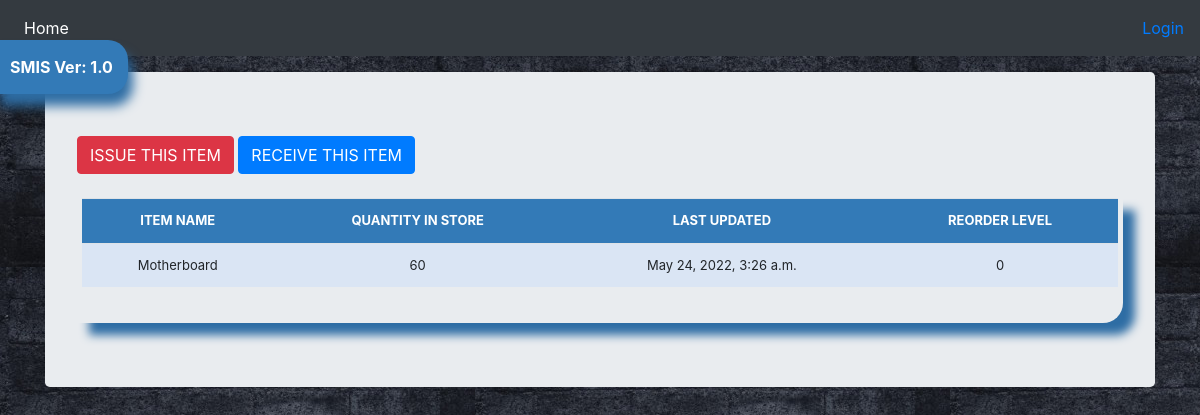
Screenshot of /stock_detail/17/ with the database file from the repository.
### stockmgmgt/models.py (models this page shows, shortened)
class Stock(models.Model):
    category = models.ForeignKey(Category, on_delete=models.CASCADE, blank=True)
    item_name = models.CharField(max_length=50, blank=True, null=True)
    quantity = models.IntegerField(default='0', blank=False, null=True)
    receive_quantity = models.IntegerField(default='0', blank=True, null=True)
    receive_by = models.CharField(max_length=50, blank=True, null=True)
    issue_quantity = models.IntegerField(
        default='0', blank=True, null=True)
    issue_by = models.CharField(max_length=50, blank=True, null=True)
    issue_to = models.CharField(max_length=50, blank=True, null=True)
    phone_number = models.CharField(max_length=50, blank=True, null=True)
    created_by = models.CharField(max_length=50, blank=True, null=True)
    reorder_level = models.IntegerField(default='0', blank=True, null=True)
    last_updated = models.DateTimeField(auto_now_add=False, auto_now=True)
    timestamp = models.DateTimeField(auto_now_add=True, auto_now=False)

### stockmgmgt/views.py (the view)
# urls.py: path('stock_detail/<str:pk>/', views.stock_detail, name="stock_detail"),
def stock_detail(request, pk):
    queryset = Stock.objects.get(id=pk)
    context = {
        "queryset": queryset,
    }
    return render(request, "stock_detail.html", context)

### stockmgmgt/templates/stock_detail.html (shortened to what this page needs)
{% load static %}
<!DOCTYPE html>
<html lang="en">
  <head>
    <link href="{% static 'js/jquery-ui-1.12.1/jquery-ui.min.css' %}" rel="stylesheet">
    <link href="{% static 'js/jquery-ui-1.12.1/jquery-ui.structure.min.css' %}" rel="stylesheet">
    <link href="{% static 'js/jquery-ui-1.12.1/jquery-ui.theme.min.css' %}" rel="stylesheet">
    <link href="{% static '../static/css/stylesheet.css' %}" rel="stylesheet" />
    <link href="{% static '../static/css/bootstrap.min.css' %}" rel="stylesheet" />
    <link href="{% static 'css/navbar-top-fixed.css' %}" rel="stylesheet" />
  </head>
  <body>
    {% include 'navbar.html' %}
    <main role="main" class="container">
      <div class="jumbotron">
            <a href="{% url 'issue_item' queryset.id %}"><div class='btn btn-danger'>ISSUE THIS ITEM</div></a>
            <a href="{% url 'receive_item' queryset.id %}"><div class='btn btn-primary'>RECEIVE THIS ITEM</div></a>
            <br><br>
        <div class="display_table">
          <table class='table'>
                <tr>
                    <th>ITEM NAME</th>
                    <th>QUANTITY IN STORE</th>
                    <th>LAST UPDATED</th>
                    <th>REORDER LEVEL</th>
                </tr>
                <tr>
                    <td>{{queryset.item_name}}</td>
                    <td>{{queryset.quantity}}</td>
                    <td>{{queryset.last_updated}}</td>
                    <td>{{queryset.reorder_level}}</td>
                </tr>
          </table>
        </div>
    </div>
    </main>
  </body>
</html>

### stockmgmgt/static/css/stylesheet.css (style rules this page uses)
body { background-color: #34eb6b; background-image: url("../img/background-image.jpg"); }
.table { font-size: 13px; text-align: center; width: 95%; margin: auto; }
.table tr:nth-child(odd) { background: #b8cae4; }
.table tr:nth-child(even) { background: #dae5f4; }
th { background-color: #337ab7; color: white; }
.display_table { border-bottom-right-radius: 20px; padding-left: 5px; padding-right: 5px; padding-bottom: 20px; box-shadow: 12px 12px 10px #2e6da4; }

### stockmgmgt/static/css/navbar-top-fixed.css (style rules this page uses)
body { min-height: 75rem; padding-top: 4.5rem; }

### rows the page displays
Stock: item_name "Motherboard", quantity "60", last_updated "May 24, 2022, 3:26 a.m.", reorder_level "0"
